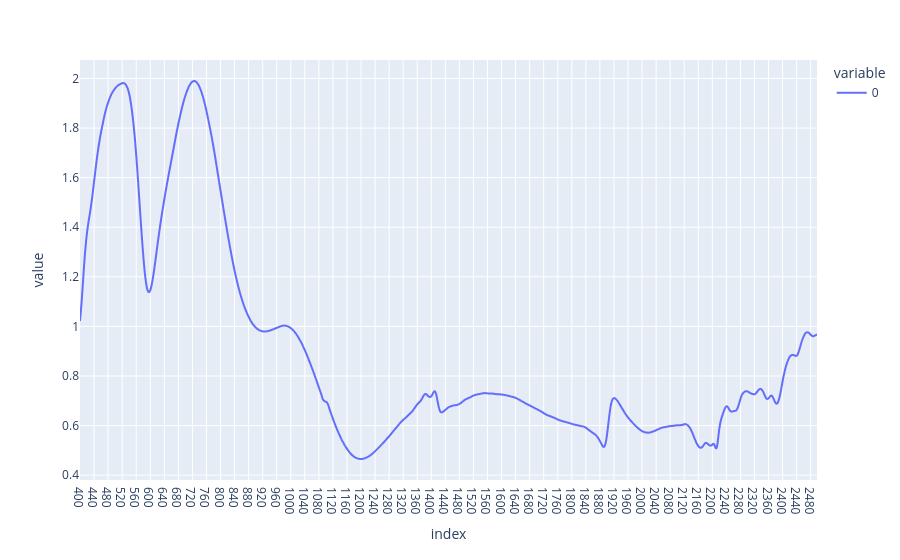

Notebook code cell kept with this figure:
### Code cell
# plotando o vip scores rapidamente
vip_scores_mat.T.plot()

### Figure 1 — Plotly figure (JSON) as saved in the notebook; plotly's stock layout.template omitted (floating-point values rounded to 4 significant figures; data arrays with more than 128 entries replaced by an {"elided": "..."} marker saying what was removed)
{"data": [{"hovertemplate": "variable=0<br>index=%{x}<br>value=%{y}<extra></extra>", "legendgroup": "0", "line": {"color": "#636efa", "dash": "solid"}, "marker": {"symbol": "circle"}, "mode": "lines", "name": "0", "showlegend": true, "type": "scattergl", "x": {"elided": "1050 str values"}, "xaxis": "x", "y": {"elided": "1050 float values"}, "yaxis": "y"}], "layout": {"legend": {"title": {"text": "variable"}, "tracegroupgap": 0}, "margin": {"t": 60}, "xaxis": {"anchor": "y", "domain": [0, 1], "title": {"text": "index"}}, "yaxis": {"anchor": "x", "domain": [0, 1], "title": {"text": "value"}}}}
